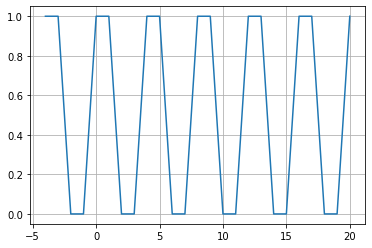

Here is the Python script that generated this plot:
import matplotlib.pyplot as plt
import numpy as np
import math


%matplotlib inline


def system_function(n):
    if n == 0 or n%4 == 0 or n%4 == 1:
        return 1
    return 0

x = np.arange(-4, 21, 1)   # start, stop, step
y = []
for i in range(len(x)):
    y.append(system_function(x[i]))

plt.plot(x, y)
plt.grid()
plt.show()
